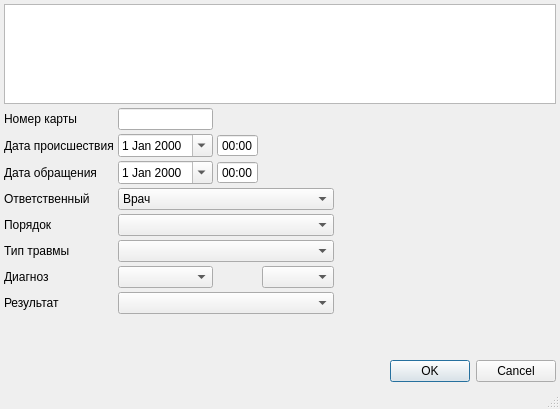
<ui version="4.0" >
 <class>Dialog</class>
 <widget class="QDialog" name="Dialog" >
  <property name="geometry" >
   <rect>
    <x>0</x>
    <y>0</y>
    <width>560</width>
    <height>409</height>
   </rect>
  </property>
  <property name="windowTitle" >
   <string>Dialog</string>
  </property>
  <property name="sizeGripEnabled" >
   <bool>true</bool>
  </property>
  <layout class="QGridLayout" >
   <property name="margin" >
    <number>4</number>
   </property>
   <property name="spacing" >
    <number>4</number>
   </property>
   <item row="0" column="0" colspan="5" >
    <widget class="CTextBrowser" name="txtClientInfoBrowser" >
     <property name="sizePolicy" >
      <sizepolicy vsizetype="Preferred" hsizetype="Expanding" >
       <horstretch>0</horstretch>
       <verstretch>0</verstretch>
      </sizepolicy>
     </property>
     <property name="minimumSize" >
      <size>
       <width>0</width>
       <height>100</height>
      </size>
     </property>
     <property name="maximumSize" >
      <size>
       <width>16777215</width>
       <height>130</height>
      </size>
     </property>
     <property name="focusPolicy" >
      <enum>Qt::ClickFocus</enum>
     </property>
     <property name="whatsThis" >
      <string>Описание пациента</string>
     </property>
     <property name="html" >
      <string>&lt;!DOCTYPE HTML PUBLIC "-//W3C//DTD HTML 4.0//EN" "http://www.w3.org/TR/REC-html40/strict.dtd">
&lt;html>&lt;head>&lt;meta name="qrichtext" content="1" />&lt;style type="text/css">
p, li { white-space: pre-wrap; }
&lt;/style>&lt;/head>&lt;body style=" font-family:'MS Shell Dlg 2'; font-size:8.25pt; font-weight:400; font-style:normal;">
&lt;p style="-qt-paragraph-type:empty; margin-top:0px; margin-bottom:0px; margin-left:0px; margin-right:0px; -qt-block-indent:0; text-indent:0px; font-size:8pt;">&lt;/p>&lt;/body>&lt;/html></string>
     </property>
    </widget>
   </item>
   <item row="1" column="0" >
    <widget class="QLabel" name="lblCardNo" >
     <property name="text" >
      <string>Номер карты</string>
     </property>
    </widget>
   </item>
   <item row="1" column="1" >
    <widget class="QLineEdit" name="edtCardNo" />
   </item>
   <item row="1" column="2" colspan="3" >
    <spacer>
     <property name="orientation" >
      <enum>Qt::Horizontal</enum>
     </property>
     <property name="sizeHint" stdset="0" >
      <size>
       <width>40</width>
       <height>20</height>
      </size>
     </property>
    </spacer>
   </item>
   <item row="2" column="0" >
    <widget class="QLabel" name="label_12" >
     <property name="text" >
      <string>Дата происшествия</string>
     </property>
     <property name="buddy" >
      <cstring>edtBegDate</cstring>
     </property>
    </widget>
   </item>
   <item row="2" column="1" >
    <widget class="CDateEdit" name="edtBegDate" >
     <property name="whatsThis" >
      <string>дата начала осмотра</string>
     </property>
     <property name="calendarPopup" >
      <bool>true</bool>
     </property>
    </widget>
   </item>
   <item row="2" column="3" colspan="2" >
    <spacer>
     <property name="orientation" >
      <enum>Qt::Horizontal</enum>
     </property>
     <property name="sizeHint" stdset="0" >
      <size>
       <width>461</width>
       <height>20</height>
      </size>
     </property>
    </spacer>
   </item>
   <item row="3" column="0" >
    <widget class="QLabel" name="label_11" >
     <property name="text" >
      <string>Дата обращения</string>
     </property>
     <property name="buddy" >
      <cstring>edtEndDate</cstring>
     </property>
    </widget>
   </item>
   <item row="3" column="1" >
    <widget class="CDateEdit" name="edtEndDate" >
     <property name="whatsThis" >
      <string>дата окончания осмотра</string>
     </property>
     <property name="calendarPopup" >
      <bool>true</bool>
     </property>
    </widget>
   </item>
   <item row="3" column="3" colspan="2" >
    <spacer>
     <property name="orientation" >
      <enum>Qt::Horizontal</enum>
     </property>
     <property name="sizeHint" stdset="0" >
      <size>
       <width>461</width>
       <height>20</height>
      </size>
     </property>
    </spacer>
   </item>
   <item row="4" column="0" >
    <widget class="QLabel" name="lblPerson" >
     <property name="text" >
      <string>Ответственный</string>
     </property>
     <property name="buddy" >
      <cstring>cmbPerson</cstring>
     </property>
    </widget>
   </item>
   <item row="4" column="1" colspan="3" >
    <widget class="CPersonComboBoxEx" name="cmbPerson" >
     <property name="whatsThis" >
      <string>врач отвечающий за осмотр (терапевт)</string>
     </property>
     <item>
      <property name="text" >
       <string>Врач</string>
      </property>
     </item>
    </widget>
   </item>
   <item row="4" column="4" >
    <spacer>
     <property name="orientation" >
      <enum>Qt::Horizontal</enum>
     </property>
     <property name="sizeHint" stdset="0" >
      <size>
       <width>351</width>
       <height>20</height>
      </size>
     </property>
    </spacer>
   </item>
   <item row="5" column="0" >
    <widget class="QLabel" name="lblOrder" >
     <property name="text" >
      <string>Порядок</string>
     </property>
     <property name="buddy" >
      <cstring>cmbOrder</cstring>
     </property>
    </widget>
   </item>
   <item row="5" column="1" colspan="3" >
    <widget class="QComboBox" name="cmbOrder" >
     <item>
      <property name="text" >
       <string/>
      </property>
     </item>
     <item>
      <property name="text" >
       <string>Плановый</string>
      </property>
     </item>
     <item>
      <property name="text" >
       <string>Экстренный</string>
      </property>
     </item>
     <item>
      <property name="text" >
       <string>Самотёком</string>
      </property>
     </item>
     <item>
      <property name="text" >
       <string>Принудительный</string>
      </property>
     </item>
     <item>
      <property name="text" >
       <string>Из стационара</string>
      </property>
     </item>
     <item>
      <property name="text" >
       <string>Из др. ЛПУ</string>
      </property>
     </item>
     <item>
      <property name="text" >
       <string>Освидетельствование</string>
      </property>
     </item>
    </widget>
   </item>
   <item row="5" column="4" >
    <spacer>
     <property name="orientation" >
      <enum>Qt::Horizontal</enum>
     </property>
     <property name="sizeHint" stdset="0" >
      <size>
       <width>351</width>
       <height>20</height>
      </size>
     </property>
    </spacer>
   </item>
   <item row="6" column="0" >
    <widget class="QLabel" name="lblTraumaType" >
     <property name="text" >
      <string>Тип травмы</string>
     </property>
    </widget>
   </item>
   <item row="6" column="1" colspan="3" >
    <widget class="CRBComboBox" name="cmbTraumaType" />
   </item>
   <item row="7" column="0" >
    <widget class="QLabel" name="lblMKB" >
     <property name="text" >
      <string>Диагноз</string>
     </property>
     <property name="buddy" >
      <cstring>edtMKB</cstring>
     </property>
    </widget>
   </item>
   <item row="7" column="1" >
    <widget class="CICDCodeEditEx" name="edtMKB" />
   </item>
   <item row="7" column="3" >
    <widget class="CICDCodeEditEx" name="edtMKBEx" />
   </item>
   <item row="9" column="0" >
    <spacer>
     <property name="orientation" >
      <enum>Qt::Vertical</enum>
     </property>
     <property name="sizeHint" stdset="0" >
      <size>
       <width>20</width>
       <height>91</height>
      </size>
     </property>
    </spacer>
   </item>
   <item row="10" column="0" colspan="5" >
    <widget class="QDialogButtonBox" name="buttonBox" >
     <property name="orientation" >
      <enum>Qt::Horizontal</enum>
     </property>
     <property name="standardButtons" >
      <set>QDialogButtonBox::Cancel|QDialogButtonBox::Ok</set>
     </property>
    </widget>
   </item>
   <item row="11" column="0" colspan="5" >
    <widget class="QStatusBar" name="statusBar" >
     <property name="sizePolicy" >
      <sizepolicy vsizetype="Fixed" hsizetype="Preferred" >
       <horstretch>0</horstretch>
       <verstretch>0</verstretch>
      </sizepolicy>
     </property>
     <property name="toolTip" >
      <string>A status bar</string>
     </property>
     <property name="whatsThis" >
      <string>A status bar.</string>
     </property>
     <property name="sizeGripEnabled" >
      <bool>false</bool>
     </property>
    </widget>
   </item>
   <item row="6" column="4" >
    <spacer>
     <property name="orientation" >
      <enum>Qt::Horizontal</enum>
     </property>
     <property name="sizeHint" stdset="0" >
      <size>
       <width>40</width>
       <height>20</height>
      </size>
     </property>
    </spacer>
   </item>
   <item row="7" column="4" >
    <spacer>
     <property name="orientation" >
      <enum>Qt::Horizontal</enum>
     </property>
     <property name="sizeHint" stdset="0" >
      <size>
       <width>40</width>
       <height>20</height>
      </size>
     </property>
    </spacer>
   </item>
   <item row="8" column="0" >
    <widget class="QLabel" name="lblResult" >
     <property name="text" >
      <string>Результат</string>
     </property>
    </widget>
   </item>
   <item row="8" column="1" colspan="3" >
    <widget class="CRBComboBox" name="cmbResult" />
   </item>
   <item row="8" column="4" >
    <spacer>
     <property name="orientation" >
      <enum>Qt::Horizontal</enum>
     </property>
     <property name="sizeHint" stdset="0" >
      <size>
       <width>40</width>
       <height>20</height>
      </size>
     </property>
    </spacer>
   </item>
   <item row="2" column="2" >
    <widget class="QTimeEdit" name="edtBegTime" >
     <property name="buttonSymbols" >
      <enum>QAbstractSpinBox::NoButtons</enum>
     </property>
     <property name="displayFormat" >
      <string>HH:mm</string>
     </property>
    </widget>
   </item>
   <item row="3" column="2" >
    <widget class="QTimeEdit" name="edtEndTime" >
     <property name="buttonSymbols" >
      <enum>QAbstractSpinBox::NoButtons</enum>
     </property>
     <property name="displayFormat" >
      <string>HH:mm</string>
     </property>
    </widget>
   </item>
  </layout>
 </widget>
 <customwidgets>
  <customwidget>
   <class>CDateEdit</class>
   <extends>QDateEdit</extends>
   <header>library/DateEdit</header>
  </customwidget>
  <customwidget>
   <class>CRBComboBox</class>
   <extends>QComboBox</extends>
   <header>library/crbcombobox.h</header>
  </customwidget>
  <customwidget>
   <class>CTextBrowser</class>
   <extends>QTextBrowser</extends>
   <header>library/TextBrowser.h</header>
  </customwidget>
  <customwidget>
   <class>CICDCodeEditEx</class>
   <extends>QComboBox</extends>
   <header>library/ICDCodeEdit.h</header>
  </customwidget>
  <customwidget>
   <class>CPersonComboBoxEx</class>
   <extends>QComboBox</extends>
   <header>Orgs/PersonComboBoxEx.h</header>
  </customwidget>
 </customwidgets>
 <tabstops>
  <tabstop>txtClientInfoBrowser</tabstop>
  <tabstop>edtCardNo</tabstop>
  <tabstop>edtBegDate</tabstop>
  <tabstop>edtBegTime</tabstop>
  <tabstop>edtEndDate</tabstop>
  <tabstop>edtEndTime</tabstop>
  <tabstop>cmbPerson</tabstop>
  <tabstop>cmbOrder</tabstop>
  <tabstop>cmbTraumaType</tabstop>
  <tabstop>edtMKB</tabstop>
  <tabstop>edtMKBEx</tabstop>
  <tabstop>cmbResult</tabstop>
  <tabstop>buttonBox</tabstop>
 </tabstops>
 <resources/>
 <connections>
  <connection>
   <sender>buttonBox</sender>
   <signal>accepted()</signal>
   <receiver>Dialog</receiver>
   <slot>accept()</slot>
   <hints>
    <hint type="sourcelabel" >
     <x>607</x>
     <y>727</y>
    </hint>
    <hint type="destinationlabel" >
     <x>574</x>
     <y>746</y>
    </hint>
   </hints>
  </connection>
  <connection>
   <sender>buttonBox</sender>
   <signal>rejected()</signal>
   <receiver>Dialog</receiver>
   <slot>reject()</slot>
   <hints>
    <hint type="sourcelabel" >
     <x>680</x>
     <y>727</y>
    </hint>
    <hint type="destinationlabel" >
     <x>672</x>
     <y>746</y>
    </hint>
   </hints>
  </connection>
 </connections>
</ui>
